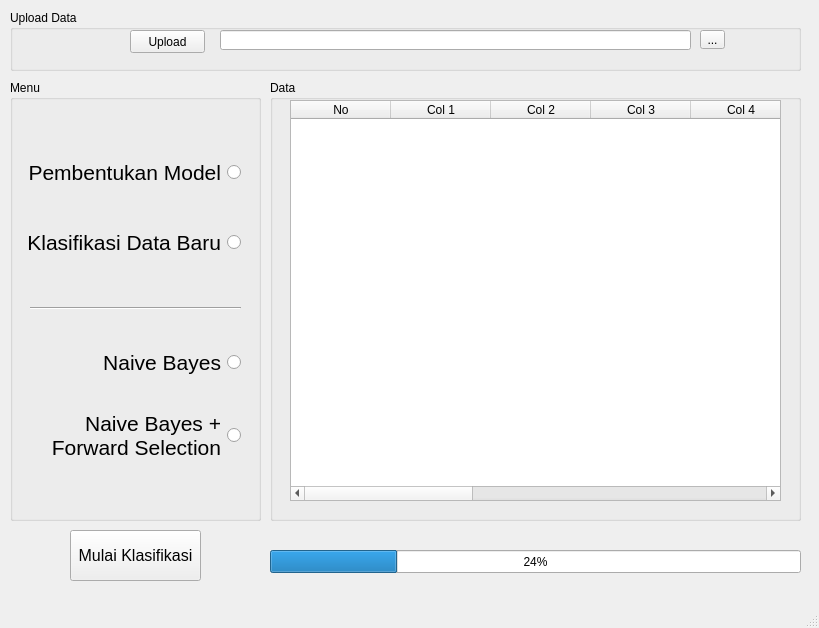
<?xml version="1.0" encoding="UTF-8"?>
<ui version="4.0">
 <class>MainWindow</class>
 <widget class="QMainWindow" name="MainWindow">
  <property name="geometry">
   <rect>
    <x>0</x>
    <y>0</y>
    <width>819</width>
    <height>628</height>
   </rect>
  </property>
  <property name="windowTitle">
   <string>MainWindow</string>
  </property>
  <widget class="QWidget" name="centralwidget">
   <widget class="QGroupBox" name="groupBox">
    <property name="geometry">
     <rect>
      <x>10</x>
      <y>10</y>
      <width>791</width>
      <height>61</height>
     </rect>
    </property>
    <property name="title">
     <string>Upload Data</string>
    </property>
    <widget class="QPushButton" name="pushButton">
     <property name="geometry">
      <rect>
       <x>120</x>
       <y>20</y>
       <width>75</width>
       <height>23</height>
      </rect>
     </property>
     <property name="text">
      <string>Upload</string>
     </property>
    </widget>
    <widget class="QLineEdit" name="lineEdit">
     <property name="geometry">
      <rect>
       <x>210</x>
       <y>20</y>
       <width>471</width>
       <height>20</height>
      </rect>
     </property>
    </widget>
    <widget class="QToolButton" name="toolButton">
     <property name="geometry">
      <rect>
       <x>690</x>
       <y>20</y>
       <width>25</width>
       <height>19</height>
      </rect>
     </property>
     <property name="text">
      <string>...</string>
     </property>
    </widget>
   </widget>
   <widget class="QGroupBox" name="groupBox_2">
    <property name="geometry">
     <rect>
      <x>10</x>
      <y>80</y>
      <width>251</width>
      <height>441</height>
     </rect>
    </property>
    <property name="title">
     <string>Menu</string>
    </property>
    <widget class="QRadioButton" name="radioButton">
     <property name="geometry">
      <rect>
       <x>40</x>
       <y>260</y>
       <width>191</width>
       <height>45</height>
      </rect>
     </property>
     <property name="font">
      <font>
       <pointsize>16</pointsize>
      </font>
     </property>
     <property name="layoutDirection">
      <enum>Qt::RightToLeft</enum>
     </property>
     <property name="text">
      <string>Naive Bayes</string>
     </property>
     <property name="iconSize">
      <size>
       <width>24</width>
       <height>24</height>
      </size>
     </property>
     <property name="checked">
      <bool>false</bool>
     </property>
     <property name="autoRepeat">
      <bool>false</bool>
     </property>
    </widget>
    <widget class="QRadioButton" name="radioButton_2">
     <property name="geometry">
      <rect>
       <x>20</x>
       <y>330</y>
       <width>211</width>
       <height>51</height>
      </rect>
     </property>
     <property name="font">
      <font>
       <pointsize>16</pointsize>
      </font>
     </property>
     <property name="layoutDirection">
      <enum>Qt::RightToLeft</enum>
     </property>
     <property name="text">
      <string>Naive Bayes +
 Forward Selection</string>
     </property>
     <property name="iconSize">
      <size>
       <width>24</width>
       <height>24</height>
      </size>
     </property>
     <property name="checked">
      <bool>false</bool>
     </property>
     <property name="autoRepeat">
      <bool>false</bool>
     </property>
    </widget>
    <widget class="Line" name="line">
     <property name="geometry">
      <rect>
       <x>20</x>
       <y>220</y>
       <width>211</width>
       <height>16</height>
      </rect>
     </property>
     <property name="orientation">
      <enum>Qt::Horizontal</enum>
     </property>
    </widget>
    <widget class="QRadioButton" name="radioButton_3">
     <property name="geometry">
      <rect>
       <x>10</x>
       <y>140</y>
       <width>221</width>
       <height>45</height>
      </rect>
     </property>
     <property name="font">
      <font>
       <pointsize>16</pointsize>
      </font>
     </property>
     <property name="layoutDirection">
      <enum>Qt::RightToLeft</enum>
     </property>
     <property name="text">
      <string>Klasifikasi Data Baru</string>
     </property>
     <property name="iconSize">
      <size>
       <width>24</width>
       <height>24</height>
      </size>
     </property>
     <property name="checked">
      <bool>false</bool>
     </property>
     <property name="autoRepeat">
      <bool>false</bool>
     </property>
    </widget>
    <widget class="QRadioButton" name="radioButton_4">
     <property name="geometry">
      <rect>
       <x>10</x>
       <y>70</y>
       <width>221</width>
       <height>45</height>
      </rect>
     </property>
     <property name="font">
      <font>
       <pointsize>16</pointsize>
      </font>
     </property>
     <property name="layoutDirection">
      <enum>Qt::RightToLeft</enum>
     </property>
     <property name="text">
      <string>Pembentukan Model</string>
     </property>
     <property name="iconSize">
      <size>
       <width>24</width>
       <height>24</height>
      </size>
     </property>
     <property name="checked">
      <bool>false</bool>
     </property>
     <property name="autoRepeat">
      <bool>false</bool>
     </property>
    </widget>
   </widget>
   <widget class="QGroupBox" name="groupBox_3">
    <property name="geometry">
     <rect>
      <x>270</x>
      <y>80</y>
      <width>531</width>
      <height>441</height>
     </rect>
    </property>
    <property name="title">
     <string>Data</string>
    </property>
    <widget class="QTableWidget" name="tableWidget">
     <property name="geometry">
      <rect>
       <x>20</x>
       <y>20</y>
       <width>491</width>
       <height>401</height>
      </rect>
     </property>
     <column>
      <property name="text">
       <string>No</string>
      </property>
     </column>
     <column>
      <property name="text">
       <string>Col 1</string>
      </property>
     </column>
     <column>
      <property name="text">
       <string>Col 2</string>
      </property>
     </column>
     <column>
      <property name="text">
       <string>Col 3</string>
      </property>
     </column>
     <column>
      <property name="text">
       <string>Col 4</string>
      </property>
     </column>
     <column>
      <property name="text">
       <string>Col 5</string>
      </property>
     </column>
     <column>
      <property name="text">
       <string>Col 6</string>
      </property>
     </column>
     <column>
      <property name="text">
       <string>Col 7</string>
      </property>
     </column>
     <column>
      <property name="text">
       <string>Col 8</string>
      </property>
     </column>
     <column>
      <property name="text">
       <string>Col 9</string>
      </property>
     </column>
     <column>
      <property name="text">
       <string>Col 10</string>
      </property>
     </column>
    </widget>
   </widget>
   <widget class="QPushButton" name="pushButton_2">
    <property name="geometry">
     <rect>
      <x>70</x>
      <y>530</y>
      <width>131</width>
      <height>51</height>
     </rect>
    </property>
    <property name="font">
     <font>
      <pointsize>12</pointsize>
     </font>
    </property>
    <property name="text">
     <string>Mulai Klasifikasi</string>
    </property>
   </widget>
   <widget class="QProgressBar" name="progressBar">
    <property name="geometry">
     <rect>
      <x>270</x>
      <y>550</y>
      <width>531</width>
      <height>23</height>
     </rect>
    </property>
    <property name="value">
     <number>24</number>
    </property>
   </widget>
  </widget>
  <widget class="QMenuBar" name="menubar">
   <property name="geometry">
    <rect>
     <x>0</x>
     <y>0</y>
     <width>819</width>
     <height>21</height>
    </rect>
   </property>
  </widget>
  <widget class="QStatusBar" name="statusbar"/>
 </widget>
 <resources/>
 <connections/>
</ui>
